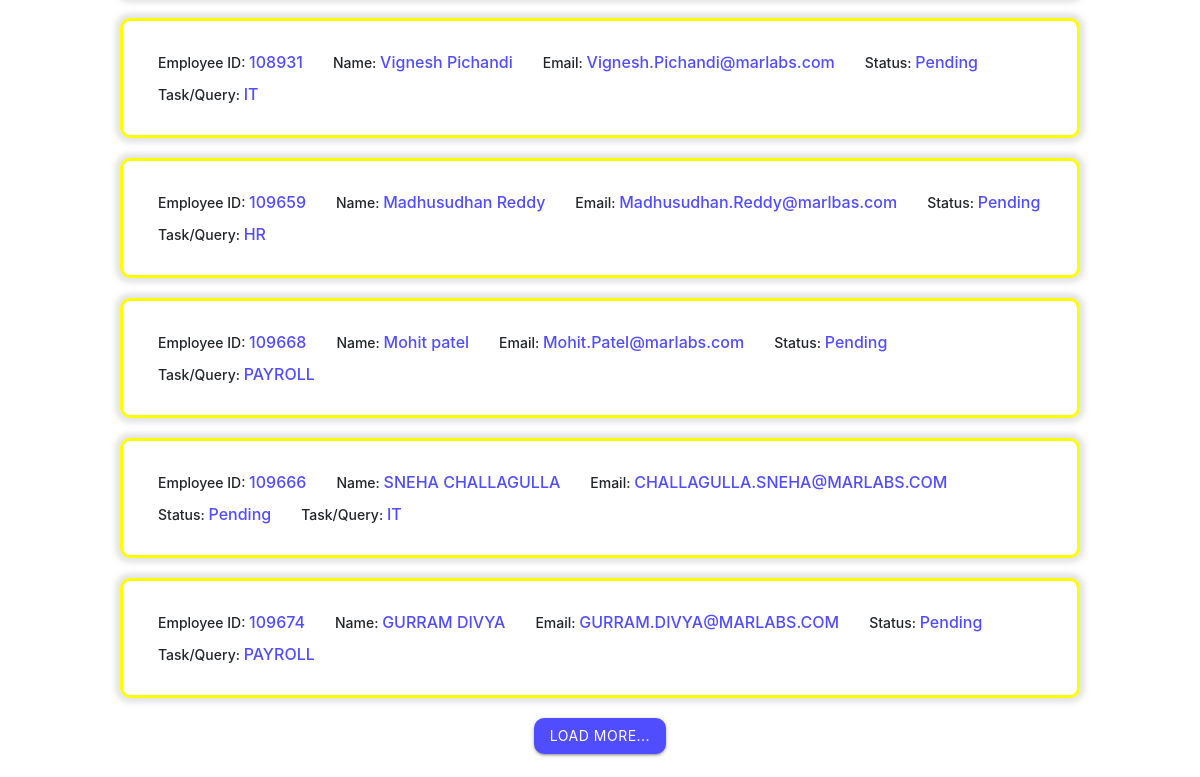
The page /search/searchresult/pending-task/ (lower part) on the database as committed earlier.
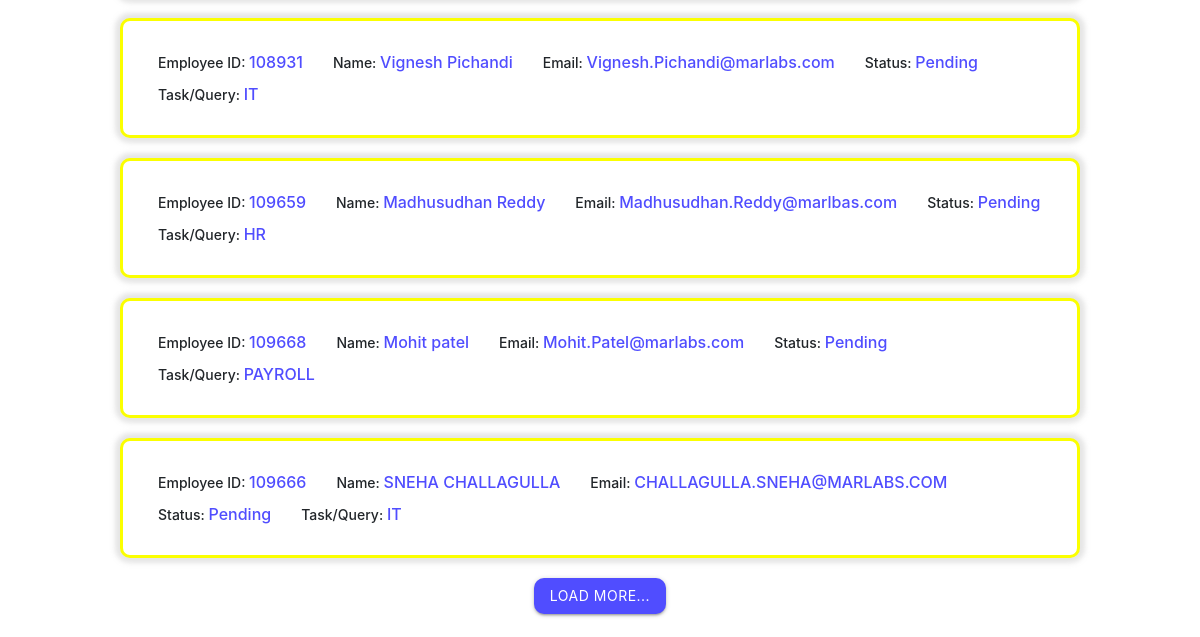
The same page on the database as committed later.
### taskData/models.py (models this page shows)
class TaskData(models.Model):
    empid = models.TextField(max_length=20)
    empname = models.TextField(max_length=50)
    empemail = models.TextField(max_length=50)
    taskname = models.TextField(max_length=100)
    duedate = models.TextField(max_length=20)
    taskstatus = models.TextField(max_length=15)
    tasksummary = models.TextField(max_length=500)
    createdon = models.DateField()

### mtracker/views.py (the view)
# urls.py: path('search/searchresult/pending-task/', views.searchPendingTask, name='searchresult_pend'),
def searchPendingTask(request):
    searchData = TaskData.objects.filter(taskstatus='Pending')
    return render(request, 'pendingtask.html', {'searchData':searchData})

### templates/pendingtask.html (shortened to what this page needs)
{% extends 'base.html' %}
{% block body %}
<center>
<div class="all-tasks-container">
    <div>
        <ul class="collapsible">
            {% for data in searchData %}
            <li class="task-card pending">
                <div class="collapsible-header">
                    <div class="employee-info">
                        <div class="">Employee ID: <span>{{data.empid}}</span></div>
                        <div class="">Name: <span>{{data.empname}}</span></div>
                        <div class="">Email: <span>{{data.empemail}}</span></div>
                        <div class="">Status: <span>{{data.taskstatus}}</span></div>
                        <div>Task/Query: <span>{{data.taskname}}</span></div>
                    </div>
                </div>
            </li>
            {% endfor %}
            <center>
                <button class="btn load-more-btn waves-effect waves-light" onclick="">Load More...</button>
            </center>
            <br>
        </ul>
    </div>
</div>
{% endblock %}

Rows that differ between the two databases and show on the page:
removed TaskData: empid "109674", empname "GURRAM DIVYA", empemail "GURRAM.DIVYA@MARLABS.COM", taskstatus "Pending", taskname "PAYROLL"
